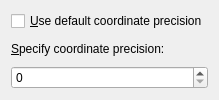
<?xml version="1.0" encoding="UTF-8"?>
<ui version="4.0">
 <class>KigCoordinatePrecisionDialog</class>
 <widget class="QWidget" name="KigCoordinatePrecisionDialog">
  <layout class="QVBoxLayout" name="verticalLayout">
   <item>
    <widget class="QCheckBox" name="m_defaultCheckBox">
     <property name="text">
      <string>&amp;Use default coordinate precision</string>
     </property>
    </widget>
   </item>
   <item>
    <widget class="QLabel" name="m_precisionLabel">
     <property name="text">
      <string>&amp;Specify coordinate precision:</string>
     </property>
     <property name="buddy">
      <cstring>m_precisionSpinBox</cstring>
     </property>
    </widget>
   </item>
   <item>
    <widget class="QSpinBox" name="m_precisionSpinBox">
     <property name="maximum">
      <number>15</number>
     </property>
    </widget>
   </item>
  </layout>
 </widget>
 <resources/>
 <connections/>
</ui>
